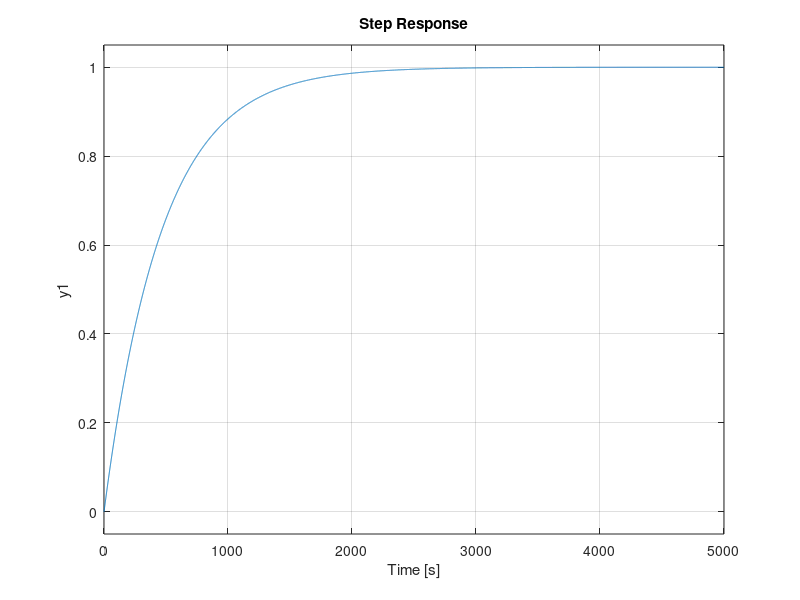

Write the MATLAB code that produced this figure.
clear,clc, close all;

jl = 431704e-09;
n = 10;
p = 15e-3;

jm = 125e-04;
Bm = 6.78e-04;
Bl = 0.001;
Km = 0.957;
Ke = 0.957;
R = 1.45;
L = 5.4e-03;



jtd = jm+n^2*jl;
Btd = Bm+n^2*Bl;

tau_t = L/R;
tau_c = jtd/Btd;

Ktd = Km/(Km*Ke+R*Btd);
T1 = (tau_t*tau_c*R*Btd)/(Km*Ke+R*Btd);
T2 = ((tau_t+tau_c)*R*Btd)/(Km*Ke+R*Btd);

s = tf('s');
G3 = (Ktd*p/(2*pi))/(T1*s^3+T2*s^2+s);

H = feedback(G3,1);
step(H,5000);

